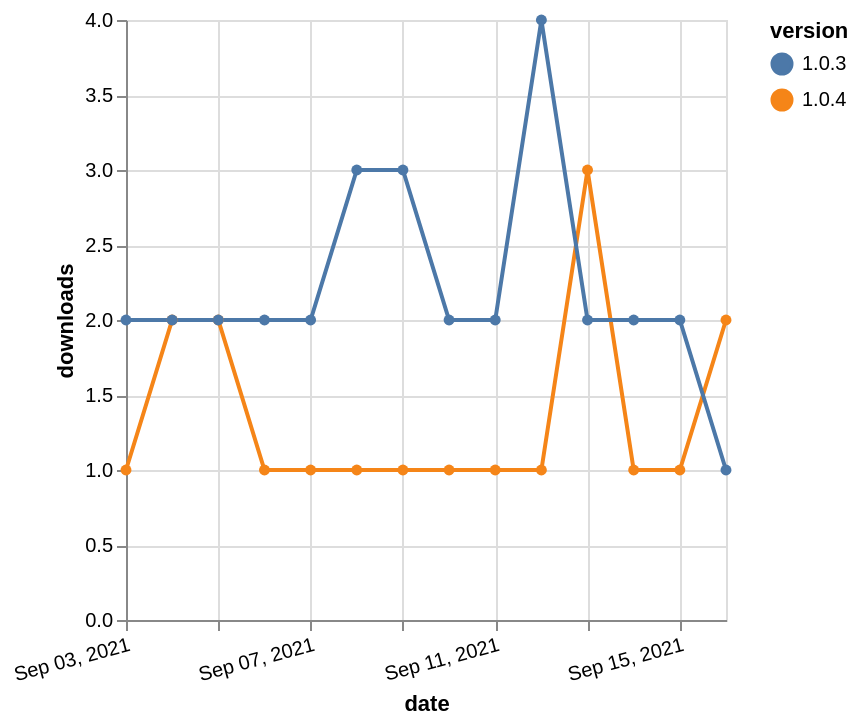

Describe this chart as a Vega-Lite specification.
### Vega-Lite specification from a JSON file in a GitHub repository (floating-point values rounded to 4 significant figures)
{"$schema": "https://vega.github.io/schema/vega-lite/v5.json", "description": "A simple bar chart with embedded data.", "data": {"values": [{"date": "2021-09-03", "total": 536, "delta": 1, "version": "1.0.4"}, {"date": "2021-09-04", "total": 538, "delta": 2, "version": "1.0.4"}, {"date": "2021-09-05", "total": 540, "delta": 2, "version": "1.0.4"}, {"date": "2021-09-06", "total": 541, "delta": 1, "version": "1.0.4"}, {"date": "2021-09-07", "total": 542, "delta": 1, "version": "1.0.4"}, {"date": "2021-09-08", "total": 543, "delta": 1, "version": "1.0.4"}, {"date": "2021-09-09", "total": 544, "delta": 1, "version": "1.0.4"}, {"date": "2021-09-10", "total": 545, "delta": 1, "version": "1.0.4"}, {"date": "2021-09-11", "total": 546, "delta": 1, "version": "1.0.4"}, {"date": "2021-09-12", "total": 547, "delta": 1, "version": "1.0.4"}, {"date": "2021-09-13", "total": 550, "delta": 3, "version": "1.0.4"}, {"date": "2021-09-14", "total": 551, "delta": 1, "version": "1.0.4"}, {"date": "2021-09-15", "total": 552, "delta": 1, "version": "1.0.4"}, {"date": "2021-09-16", "total": 554, "delta": 2, "version": "1.0.4"}, {"date": "2021-09-03", "total": 2559, "delta": 2, "version": "1.0.3"}, {"date": "2021-09-04", "total": 2561, "delta": 2, "version": "1.0.3"}, {"date": "2021-09-05", "total": 2563, "delta": 2, "version": "1.0.3"}, {"date": "2021-09-06", "total": 2565, "delta": 2, "version": "1.0.3"}, {"date": "2021-09-07", "total": 2567, "delta": 2, "version": "1.0.3"}, {"date": "2021-09-08", "total": 2570, "delta": 3, "version": "1.0.3"}, {"date": "2021-09-09", "total": 2573, "delta": 3, "version": "1.0.3"}, {"date": "2021-09-10", "total": 2575, "delta": 2, "version": "1.0.3"}, {"date": "2021-09-11", "total": 2577, "delta": 2, "version": "1.0.3"}, {"date": "2021-09-12", "total": 2581, "delta": 4, "version": "1.0.3"}, {"date": "2021-09-13", "total": 2583, "delta": 2, "version": "1.0.3"}, {"date": "2021-09-14", "total": 2585, "delta": 2, "version": "1.0.3"}, {"date": "2021-09-15", "total": 2587, "delta": 2, "version": "1.0.3"}, {"date": "2021-09-16", "total": 2588, "delta": 1, "version": "1.0.3"}]}, "width": "container", "mark": {"type": "line", "point": {"filled": true}}, "encoding": {"x": {"field": "date", "type": "temporal", "timeUnit": "yearmonthdate", "title": "date", "axis": {"labelAngle": -15}}, "y": {"field": "delta", "type": "quantitative", "title": "downloads"}, "color": {"field": "version", "type": "nominal"}, "tooltip": {"field": "delta"}}}
